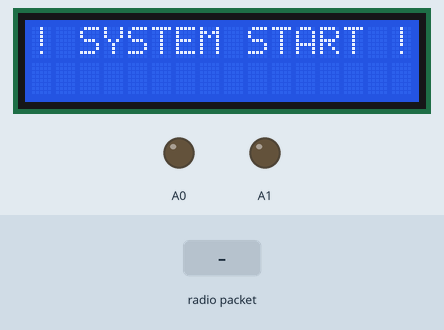
The sketch below on a simulated Arduino Uno, built with avr-gcc and run on an emulated ATmega328P. Parts: 16×2 character LCD, output pins drawn as LEDs (lit = HIGH). The inputs (shaded band) are chosen by the test bench. No radio packets arrive unless stated; what the sketch prints to the serial monitor is not drawn.

Above: at 0.1 s.
2.3 s: radio packet "Trainaproach" arrives
At 2.9 s:
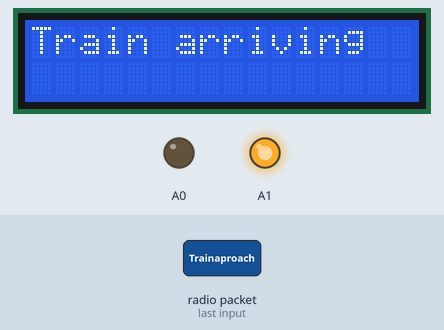
At 3.8 s:
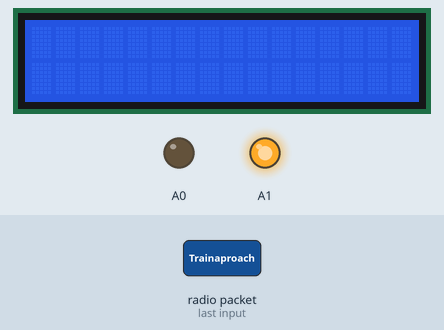
4.8 s: radio packet "Train_leave" arrives
6.6 s: radio packet "1" arrives
Timing chart, 0 to 9.6 s (numbered marks = the images above; inputs shaded):
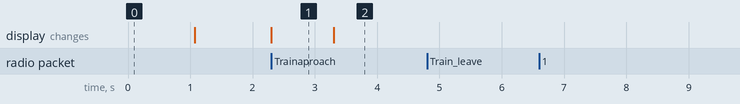

The sketch:

DS.ino
```cpp
#include <SPI.h>
#include <nRF24L01.h>
#include <RF24.h>
#include <LiquidCrystal.h>
#include <VirtualWire.h>

RF24 radio(9,10);
String Word="";
const int buzzer = 2;
const byte address[6] = "00001";
String TLS="";
boolean trx=0;

const int rs = 7, en = 6, d4 = 2, d5 = 3, d6 = 4, d7 = 5;
LiquidCrystal lcd(rs, en, d4, d5, d6, d7);

void setup() {
  // put your setup code here, to run once:
  pinMode(A0,OUTPUT);
  pinMode(A1,OUTPUT);
  lcd.begin(16, 2);// Print a message to the LCD.
  lcd.print("! SYSTEM START !");
  delay(1000);
  lcd.clear();
  digitalWrite(A0,0);
 digitalWrite(A1,255);
  Serial.begin(9600);
  pinMode(buzzer, OUTPUT);
  radio.begin();
  radio.openReadingPipe(0,address);
  radio.setPALevel(RF24_PA_MAX);
  radio.setDataRate(RF24_1MBPS);
  radio.startListening();


  vw_set_ptt_inverted(true); // Required for DR3100
  vw_set_rx_pin(8);
  vw_setup(3000);   // Bits per sec

  vw_rx_start();       // Start the receiver PLL running
}

void display_system()
{

  lcd.print("Train arriving");
  delay(1000);
  lcd.clear();
  delay(500);
  }
void nrf()
{
    char text[32] = "";

  if (radio.available()) {
    radio.read(&text, sizeof(text));
    String transData = String(text);
    Word=String(text);
    Serial.println(String(text));
    Serial.print("\t");
    //Serial.println(x);
    //x+=1;

  }


  }

void r433MHZ()
{
   uint8_t buf[VW_MAX_MESSAGE_LEN];
   uint8_t buflen = VW_MAX_MESSAGE_LEN;

    if (vw_get_message(buf, &buflen)) // Non-blocking
    {
  int i;

        // Flash a light to show received good message
  // Message with a good checksum received, dump it.
  //Serial.print("Got: ");

  for (i = 0; i < buflen; i++)
  {
      TLS=TLS+char(buf[i]);
      //Serial.print(char(buf[i]));
      //Serial.print("");
  }
  /*Serial.println(TLS);
        digitalWrite(13, false);*/
    }

  }


void loop() {
//Serial.println(Word);
Serial.print(TLS);
nrf();
r433MHZ();
if(Word=="Trainaproach")

{display_system();
  //trx=1;

}

if ((trx==1)&&(TLS=="Train_leave"))
{
  for (int i = 0; i <= 5; i++) {
    lcd.print("Train leaving");
    delay(1000);
    Serial.print("Train leaving");
    lcd.clear();
    delay(500);

  }
  trx=0;
  TLS="";
  }


/*else if(trx==1){

  display_system();

  }*/
else
{
  digitalWrite(0,LOW); }

 Word="";

}
```

Measured:
- after the input at 2.3 s, the display: changes at once (image 1)
- after the input at 4.8 s, every drawn part: stays the same
- after the input at 6.6 s, every drawn part: stays the same
- what the display in image 1 shows lasts 1.0 s, from 2.3 s to 3.3 s
